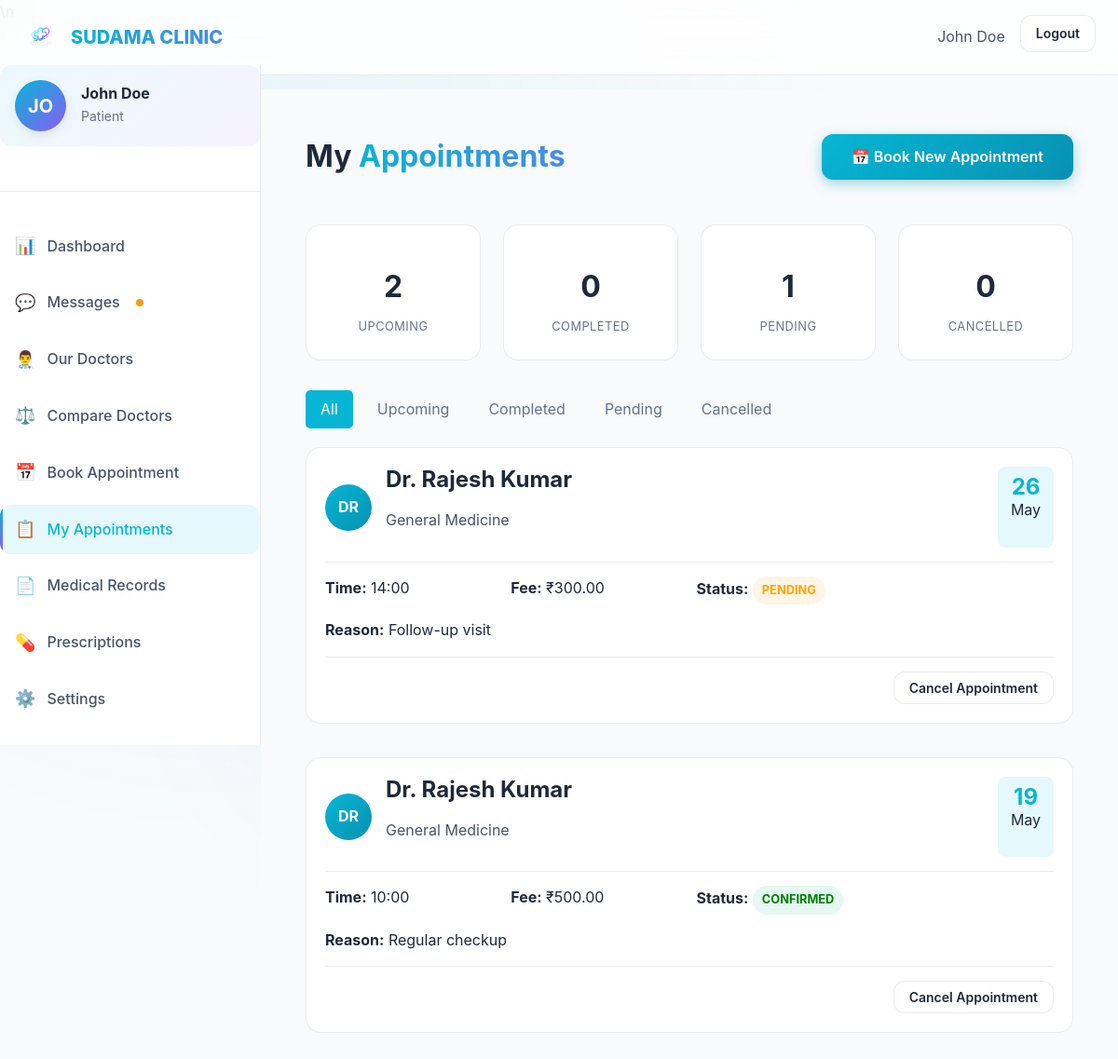
/my-appointments.php (signed in), run on the app's committed database.
### tables this page shows
CREATE TABLE IF NOT EXISTS appointments (
    id INT AUTO_INCREMENT PRIMARY KEY,
    patient_id INT NOT NULL,
    doctor_id INT NOT NULL,
    appointment_date DATE NOT NULL,
    appointment_time TIME NOT NULL,
    end_time TIME,
    appointment_type ENUM('new', 'followup', 'emergency', 'consultation') DEFAULT 'new',
    status ENUM('pending', 'confirmed', 'completed', 'cancelled', 'no-show') DEFAULT 'pending',
    reason TEXT,
    symptoms TEXT,
    charge DECIMAL(10,2) DEFAULT 0.00,
    payment_status ENUM('pending', 'paid', 'refunded') DEFAULT 'pending',
    booked_by ENUM('patient', 'receptionist', 'doctor', 'admin') DEFAULT 'patient',
    notes TEXT,
    cancellation_reason TEXT,
    cancelled_at TIMESTAMP NULL,
    completed_at TIMESTAMP NULL,
    created_at TIMESTAMP DEFAULT CURRENT_TIMESTAMP,
    updated_at TIMESTAMP DEFAULT CURRENT_TIMESTAMP ON UPDATE CURRENT_TIMESTAMP,
    FOREIGN KEY (patient_id) REFERENCES patients(id) ON DELETE CASCADE,
    FOREIGN KEY (doctor_id) REFERENCES doctors(id) ON DELETE CASCADE,
    INDEX idx_patient (patient_id),
    INDEX idx_doctor (doctor_id),
    INDEX idx_date (appointment_date),
    INDEX idx_status (status),
    UNIQUE KEY unique_appointment (doctor_id, appointment_date, appointment_time)
);

CREATE TABLE IF NOT EXISTS doctors (
    id INT AUTO_INCREMENT PRIMARY KEY,
    user_id INT NOT NULL,
    name VARCHAR(200) NOT NULL,
    phone VARCHAR(20) NOT NULL,
    specialization_id INT,
    qualification VARCHAR(255),
    experience_years INT DEFAULT 0,
    bio TEXT,
    consultation_charge DECIMAL(10,2) DEFAULT 0.00,
    new_case_charge DECIMAL(10,2) DEFAULT 0.00,
    old_case_charge DECIMAL(10,2) DEFAULT 0.00,
    profile_image VARCHAR(255),
    available_days VARCHAR(100) DEFAULT 'Mon,Tue,Wed,Thu,Fri,Sat',
    slot_duration INT DEFAULT 30,
    created_at TIMESTAMP DEFAULT CURRENT_TIMESTAMP,
    updated_at TIMESTAMP DEFAULT CURRENT_TIMESTAMP ON UPDATE CURRENT_TIMESTAMP,
    FOREIGN KEY (user_id) REFERENCES users(id) ON DELETE CASCADE,
    FOREIGN KEY (specialization_id) REFERENCES specializations(id) ON DELETE SET NULL,
    INDEX idx_user_id (user_id),
    INDEX idx_specialization (specialization_id)
);

CREATE TABLE IF NOT EXISTS specializations (
    id INT AUTO_INCREMENT PRIMARY KEY,
    name VARCHAR(100) NOT NULL UNIQUE,
    description TEXT,
    icon VARCHAR(50),
    status ENUM('active', 'inactive') DEFAULT 'active',
    created_at TIMESTAMP DEFAULT CURRENT_TIMESTAMP
);

### my-appointments.php (the view, shortened to what this page needs)
<?php
$patientId = $_SESSION['patient_id'];
$db = get_db_connection();
$status = isset($_GET['status']) ? sanitize($_GET['status']) : 'all';
$page = isset($_GET['page']) ? (int)$_GET['page'] : 1;
$limit = 10;
$offset = ($page - 1) * $limit;
$whereSql = "WHERE a.patient_id = :pid";
$params = [':pid' => $patientId];
$sql = "SELECT a.*, d.name as doctor_name, s.name as specialization, s.icon as specialty_icon
        FROM appointments a
        JOIN doctors d ON a.doctor_id = d.id
        LEFT JOIN specializations s ON d.specialization_id = s.id
        $whereSql
        ORDER BY a.appointment_date DESC, a.appointment_time ASC
        LIMIT :limit OFFSET :offset";
$stmt = $db->prepare($sql);
foreach ($params as $key => $val) {
    $stmt->bindValue($key, $val);
}
$stmt->bindValue(':limit', (int)$limit, PDO::PARAM_INT);
$stmt->bindValue(':offset', (int)$offset, PDO::PARAM_INT);
$stmt->execute();
$appointments = $stmt->fetchAll();
$stats = [];
foreach (['upcoming', 'completed', 'pending', 'cancelled'] as $s) {
    if ($s === 'upcoming') {
         $st = $db->prepare("SELECT COUNT(*) FROM appointments WHERE patient_id = ? AND appointment_date >= CURDATE() AND status != 'cancelled'");
         $st->execute([$patientId]);
         $stats[$s] = $st->fetchColumn();
    } else {
         $st = $db->prepare("SELECT COUNT(*) FROM appointments WHERE patient_id = ? AND status = ?");
         $st->execute([$patientId, $s]);
         $stats[$s] = $st->fetchColumn();
    }
}
?>
<!DOCTYPE html>
<html lang="en">
<head>
    <link rel="stylesheet" href="css/styles.css">
    <link rel="stylesheet" href="css/dashboard.css">
    <link rel="stylesheet" href="css/components.css">
\n</head>
<body>
    <nav class="navbar">
        <div class="container-fluid navbar-container">
            <a href="patient-dashboard.php" class="navbar-brand">
                <img src="images/logo.png" alt="SUDAMA CLINIC">
                <span class="text-gradient">SUDAMA CLINIC</span>
            </a>
            <ul class="navbar-nav">
                <li><span style="color: var(--color-text-secondary);"><?php echo htmlspecialchars($_SESSION['name']); ?></span></li>
                <li><a href="logout.php" class="btn btn-ghost btn-sm">Logout</a></li>
            </ul>
        </div>
    </nav>
    <div class="dashboard-layout">
        <?php include 'includes/patient_sidebar.php'; ?>
        <main class="dashboard-main">
            <div class="page-header">
                <h1>My <span class="text-gradient">Appointments</span></h1>
                <a href="book-appointment.php" class="btn btn-primary">📅 Book New Appointment</a>
            </div>
            <div class="stats-row">
                <div class="stat-card-mini">
                    <div class="stat-value"><?php echo $stats['upcoming']; ?></div>
                    <div class="stat-label">Upcoming</div>
                </div>
                <div class="stat-card-mini">
                    <div class="stat-value"><?php echo $stats['completed']; ?></div>
                    <div class="stat-label">Completed</div>
                </div>
                <div class="stat-card-mini">
                    <div class="stat-value"><?php echo $stats['pending']; ?></div>
                    <div class="stat-label">Pending</div>
                </div>
                <div class="stat-card-mini">
                    <div class="stat-value"><?php echo $stats['cancelled']; ?></div>
                    <div class="stat-label">Cancelled</div>
                </div>
            </div>
            <div class="filter-tabs">
                <a href="?status=all" class="tab-btn <?php echo $status === 'all' ? 'active' : ''; ?>">All</a>
                <a href="?status=upcoming" class="tab-btn <?php echo $status === 'upcoming' ? 'active' : ''; ?>">Upcoming</a>
                <a href="?status=completed" class="tab-btn <?php echo $status === 'completed' ? 'active' : ''; ?>">Completed</a>
                <a href="?status=pending" class="tab-btn <?php echo $status === 'pending' ? 'active' : ''; ?>">Pending</a>
                <a href="?status=cancelled" class="tab-btn <?php echo $status === 'cancelled' ? 'active' : ''; ?>">Cancelled</a>
            </div>
            <div class="appointments-list">
                <?php if (empty($appointments)): ?>
                    <p style="text-align: center; padding: 40px; color: grey;">No appointments found.</p>
                <?php else: ?>
                    <?php foreach ($appointments as $apt): ?>
                        <div class="appointment-card-large">
                            <div class="appointment-header">
                                <div class="appointment-doctor">
                                    <div class="doctor-avatar"><?php echo strtoupper(substr($apt['doctor_name'], 0, 2)); ?></div>
                                    <div class="doctor-info">
                                        <h4><?php echo htmlspecialchars($apt['doctor_name']); ?></h4>
                                        <p><?php echo htmlspecialchars($apt['specialization']); ?></p>
                                    </div>
                                </div>
                                <div class="appointment-date-box">
                                    <div class="day"><?php echo date('d', strtotime($apt['appointment_date'])); ?></div>
                                    <div class="month"><?php echo date('M', strtotime($apt['appointment_date'])); ?></div>
                                </div>
                            </div>
                            <div class="appointment-details">
                                <div><strong>Time:</strong> <?php echo date('H:i', strtotime($apt['appointment_time'])); ?></div>
                                <div><strong>Fee:</strong> ₹<?php echo number_format($apt['charge'], 2); ?></div>
                                <div><strong>Status:</strong> <span class="status-badge <?php echo $apt['status']; ?>"><?php echo ucfirst($apt['status']); ?></span></div>
                                <?php if ($apt['reason']): ?>
                                    <div style="grid-column: 1 / -1;"><strong>Reason:</strong> <?php echo htmlspecialchars($apt['reason']); ?></div>
                                <?php endif; ?>
                            </div>
                            <div class="appointment-actions">
                                <?php
                                    $isFuture = strtotime($apt['appointment_date']) >= strtotime(date('Y-m-d'));
                                    if (($apt['status'] === 'pending' || $apt['status'] === 'confirmed') && $isFuture):
                                ?>
                                    <button class="btn btn-ghost btn-sm" onclick="openCancelModal(<?php echo $apt['id']; ?>)">Cancel Appointment</button>
                                <?php endif; ?>
                            </div>
                        </div>
                    <?php endforeach; ?>
                <?php endif; ?>
            </div>
        </main>
    </div>
</body>
</html>

### css/dashboard.css (style rules this page uses)
.dashboard-main { padding: var(--spacing-2xl); min-height: calc(100vh - 70px); animation: fadeIn 0.5s ease-out; }
.stat-value { font-size: var(--font-size-4xl); font-weight: 800; font-family: var(--font-family-heading); margin-bottom: var(--spacing-xs); color: var(--color-text-primary); }
.stat-label { color: var(--color-text-secondary); font-size: var(--font-size-sm); text-transform: uppercase; letter-spacing: 0.5px; }
.appointments-list { display: flex; flex-direction: column; gap: var(--spacing-lg); }
.appointment-actions { display: flex; gap: var(--spacing-sm); }

### css/components.css (style rules this page uses)
.dashboard-layout { display: block; min-height: 100vh; padding-top: 70px; position: relative; }
.dashboard-main { margin-left: 280px; padding: var(--spacing-2xl); background: var(--color-bg-primary); min-height: calc(100vh - 70px); width: auto; box-sizing: border-box; transition: margin-left 0.3s ease, width 0.3s ease; }
.page-header { display: flex; justify-content: space-between; align-items: center; margin-bottom: var(--spacing-2xl); flex-wrap: wrap; gap: var(--spacing-md); }
.page-header h1 { font-size: var(--font-size-3xl); margin: 0; }
.stat-value { font-size: var(--font-size-3xl); font-weight: 800; color: var(--color-text-primary); margin-top: var(--spacing-md); }
.stat-label { font-size: var(--font-size-sm); color: var(--color-text-muted); margin-top: var(--spacing-xs); }
.status-badge { display: inline-flex; align-items: center; gap: var(--spacing-xs); padding: 0.25rem 0.75rem; border-radius: var(--border-radius-xl); font-size: var(--font-size-xs); font-weight: 600; text-transform: capitalize; }
.appointments-list { display: flex; flex-direction: column; gap: var(--spacing-md); }
.appointment-actions { display: flex; align-items: center; gap: var(--spacing-md); flex-wrap: wrap; }

### my-appointments.php (style rules this page uses)
.stats-row { display: grid; grid-template-columns: repeat(4, 1fr); gap: var(--spacing-lg); margin-bottom: var(--spacing-xl); }
.stat-card-mini { background: var(--color-bg-secondary); border: 1px solid var(--glass-border); border-radius: var(--border-radius-lg); padding: var(--spacing-lg); text-align: center; }
.stat-card-mini .stat-value { font-size: 2rem; font-weight: 700; margin-bottom: 5px; }
.stat-card-mini .stat-label { font-size: 0.8rem; text-transform: uppercase; color: var(--color-text-muted); }
.filter-tabs { display: flex; gap: 10px; margin-bottom: 20px; overflow-x: auto; }
.tab-btn { padding: 8px 16px; border: none; background: transparent; cursor: pointer; border-radius: 5px; color: var(--color-text-muted); }
.tab-btn.active { background: var(--primary-start); color: white; }
.appointment-card-large { background: var(--color-bg-secondary); border: 1px solid var(--glass-border); border-radius: var(--border-radius-lg); padding: 20px; margin-bottom: 20px; }
.appointment-header { display: flex; justify-content: space-between; margin-bottom: 15px; }
.appointment-doctor { display: flex; gap: 15px; align-items: center; }
.doctor-avatar { width: 50px; height: 50px; border-radius: 50%; background: linear-gradient(135deg, var(--primary-start), var(--primary-end)); display: flex; align-items: center; justify-content: center; color: white; font-weight: bold; }
.appointment-date-box { text-align: center; background: rgba(6, 182, 212, 0.1); padding: 10px; border-radius: 8px; min-width: 60px; }
.appointment-date-box .day { font-size: 1.5rem; font-weight: bold; color: var(--primary-start); line-height: 1; }
.appointment-details { display: grid; grid-template-columns: repeat(auto-fit, minmax(150px, 1fr)); gap: 15px; border-top: 1px solid var(--glass-border); padding-top: 15px; margin-top: 15px; }
.appointment-actions { margin-top: 15px; padding-top: 15px; border-top: 1px solid var(--glass-border); display: flex; justify-content: flex-end; gap: 10px; }
.status-badge { padding: 5px 10px; border-radius: 20px; font-size: 0.8rem; font-weight: bold; text-transform: uppercase; }
.status-badge.pending { background: rgba(245, 158, 11, 0.1); color: orange; }
.status-badge.confirmed { background: rgba(16, 185, 129, 0.1); color: green; }

### data on the page
appointments: doctor.name "DR", doctor.name "Dr. Rajesh Kumar", specializations.name "General Medicine", appointment_date "26", appointment_date "May", appointment_time "14:00", charge "300.00", status "PENDING", reason "Follow-up visit"
appointments: doctor.name "DR", doctor.name "Dr. Rajesh Kumar", specializations.name "General Medicine", appointment_date "19", appointment_date "May", appointment_time "10:00", charge "500.00", status "CONFIRMED", reason "Regular checkup"

### other printed values
$_SESSION['name'] "John Doe"
substr($_SESSION['name'] ?? 'P', 0, 2) "JO"
$stats['upcoming'] "2"
$stats['completed'] "0"
$stats['pending'] "1"
$stats['cancelled'] "0"
